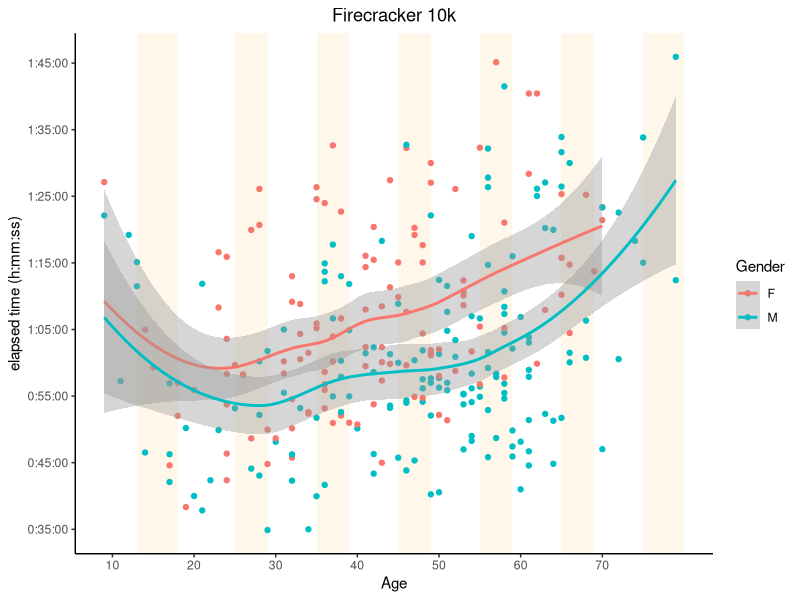
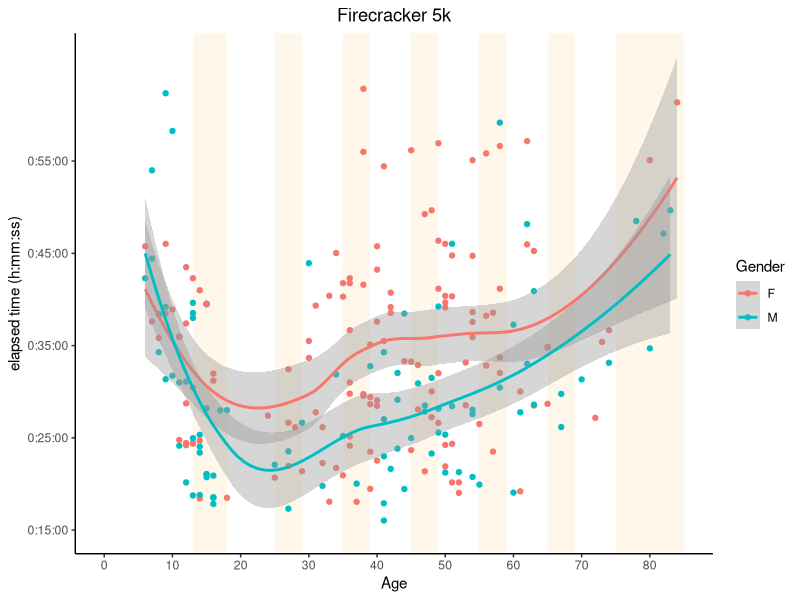
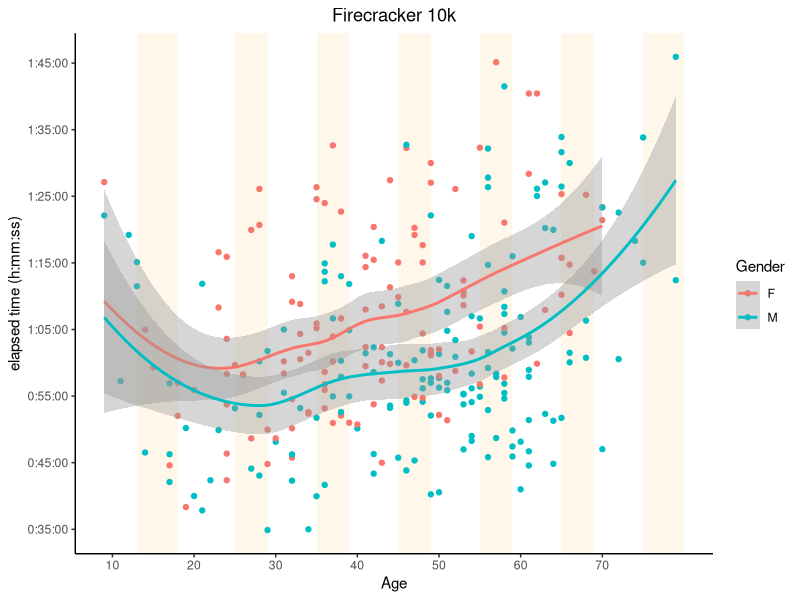
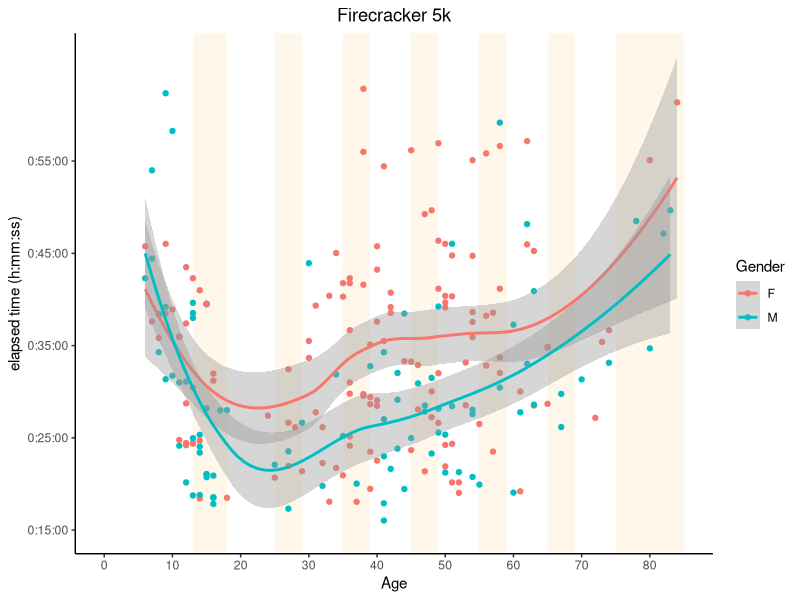

Write the R code that produced these figures, in order.
library(ggplot2)

timestr <- function(elapsed) {
  seconds <- elapsed
  hours <- as.integer(seconds / 3600)
  seconds <- seconds - hours * 3600
  minutes <- as.integer(seconds / 60)
  seconds <- round(seconds - minutes * 60, digits=2)
  
  minute_prefix <- ifelse(minutes < 10, "0", "")
  minutes <- paste0(minute_prefix, minutes)
  second_prefix <- ifelse(seconds < 10, "0", "")
  seconds <- paste0(second_prefix, seconds)
  
  time <- paste(hours, minutes, seconds, sep=":")
  return(time)
}

data10k <- read.table("data/processed_10k.txt", sep="\t", quote="", stringsAsFactors=F)
names(data10k) <- c("Place", "Bib", "FirstName", "LastName", "Gender", "City", "State", "Country", "ClockTime", "ChipTime", "Pace", "Age", "AgePercent", "DivisionPlace", "Division")
# Manually data cleaning
data10k <- na.omit(data10k)

hoursMinutesSeconds <- strsplit(data10k$ClockTime, ":")

data10k$Time <- sapply(hoursMinutesSeconds, function(hms) Reduce(function(acc, x) as.numeric(acc) * 60 + as.numeric(x), hms ))
time_ticks <- seq(5 * 60, max(data10k$Time), 10 * 60)
age_ticks <- seq(10, max(data10k$Age, na.rm=T), 10)

divisions = data.frame(xmin=c(13, 25, 35, 45, 55, 65, 75), xmax=c(18, 29, 39, 49, 59, 69, max(data10k$Age, na.rm=T) + 1), ymin=c(-Inf), ymax=c(Inf))
plot10k <-
  ggplot(data10k) +
  geom_rect(data=divisions, aes(xmin=xmin, xmax=xmax,ymin=ymin,ymax=ymax), fill="moccasin",linetype=0, alpha=0.3) +
  theme(
    panel.grid.major = element_blank(),
    panel.grid.minor = element_blank(),
    panel.background = element_blank(),
    axis.line = element_line(colour = "black")) +
  geom_point(aes(x=Age, y=Time, color=Gender)) +
  ggtitle("Firecracker 10k") +
  theme(plot.title = element_text(hjust = 0.5)) +
  expand_limits(x = 10, y = 35*60) +
  scale_y_continuous(breaks = time_ticks, labels = timestr(time_ticks), name = "elapsed time (h:mm:ss)") +
  scale_x_continuous(breaks = age_ticks) +
  geom_smooth(data=data10k, method="loess", aes(x=Age, y=Time, color=Gender), formula = y~x)

print(plot10k)
svg(filename="time_vs_age10k.svg")
print(plot10k)
dev.off()

data5k <- read.table("data/processed_5k.txt", sep="\t", quote="", stringsAsFactors=F)
names(data5k) <- c("Place", "Bib", "FirstName", "LastName", "Gender", "City", "State", "Country", "ClockTime", "ChipTime", "Pace", "Age", "AgePercent", "DivisionPlace", "Division")
# Manually data cleaning
data5k <- na.omit(data5k)

hoursMinutesSeconds <- strsplit(data5k$ClockTime, ":")
data5k$Time <- sapply(hoursMinutesSeconds, function(hms) Reduce(function(acc, x) as.numeric(acc) * 60 + as.numeric(x), hms ))
time_ticks <- seq(5 * 60, max(data5k$Time), 10 * 60)
age_ticks <- seq(0, max(data5k$Age, na.rm=T), 10)

divisions = data.frame(xmin=c(13, 25, 35, 45, 55, 65, 75), xmax=c(18, 29, 39, 49, 59, 69, max(data5k$Age, na.rm=T) + 1), ymin=c(-Inf), ymax=c(Inf))
plot5k <-
  ggplot(data5k) +
  geom_rect(data=divisions, aes(xmin=xmin, xmax=xmax,ymin=ymin,ymax=ymax), fill="moccasin",linetype=0, alpha=0.3) +
  theme(
    panel.grid.major = element_blank(),
    panel.grid.minor = element_blank(),
    panel.background = element_blank(),
    axis.line = element_line(colour = "black")) +
  geom_point(aes(x=Age, y=Time, color=Gender)) +
  ggtitle("Firecracker 5k") +
  theme(plot.title = element_text(hjust = 0.5)) +
  expand_limits(x = 0, y = 15*60) +
  scale_y_continuous(breaks = time_ticks, labels = timestr(time_ticks), name = "elapsed time (h:mm:ss)") +
  scale_x_continuous(breaks = age_ticks) +
  geom_smooth(data=data5k, method="loess", aes(x=Age, y=Time, color=Gender), formula = y~x)

print(plot5k)
svg(filename="time_vs_age5k.svg")
print(plot5k)
dev.off()
